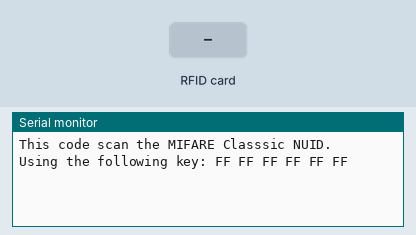
A sketch run on a simulated Arduino Uno, built with avr-gcc and run on an emulated ATmega328P. Parts: the last lines printed to the serial monitor. The test bench sets the inputs (shaded band).

Above: at 1.2 s.
1.3 s: RFID card 5E 7A 19 C4 held to the reader
At 2.2 s:
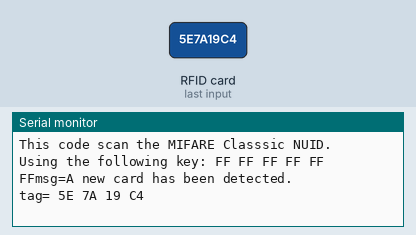
2.8 s: RFID card 5E 7A 19 C4 held to the reader
At 3.7 s:
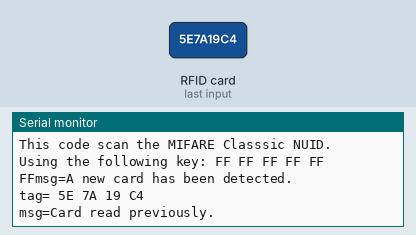

The sketch:

NFC_UID.ino
```cpp
/*
 * --------------------------------------------------------------------------------------------------------------------
 * Example sketch/program showing how to read new NUID from a PICC to serial.
 * --------------------------------------------------------------------------------------------------------------------
 *
 * Typical pin layout used:
 * --------------------------------------
 *             MFRC522      Teensy 3.6
 *             Reader/PCD
 * Signal      Pin          Pin
 * ---------------------------------------
 * RST/Reset   RST          9
 * SPI SS      SDA(SS)      10
 * SPI MOSI    MOSI         11
 * SPI MISO    MISO         12
 * SPI SCK     SCK          13
 */

#include <SPI.h>
#include <MFRC522.h>

#define SS_PIN 10
#define RST_PIN 9

MFRC522 rfid(SS_PIN, RST_PIN); // Instance of the class

MFRC522::MIFARE_Key key;

// Init array that will store new NUID
byte nuidPICC[4];

void setup() {
  Serial.begin(9600);
  SPI.begin(); // Init SPI bus
  rfid.PCD_Init(); // Init MFRC522

  for (byte i = 0; i < 6; i++) {
    key.keyByte[i] = 0xFF;
  }

  Serial.println(F("This code scan the MIFARE Classsic NUID."));
  Serial.print(F("Using the following key:"));
  printHex(key.keyByte, MFRC522::MF_KEY_SIZE);
}

void loop() {

  // Look for new cards
  if ( ! rfid.PICC_IsNewCardPresent())
    return;

  // Verify if the NUID has been readed
  if ( ! rfid.PICC_ReadCardSerial())
    return;

  if (rfid.uid.uidByte[0] != nuidPICC[0] ||
    rfid.uid.uidByte[1] != nuidPICC[1] ||
    rfid.uid.uidByte[2] != nuidPICC[2] ||
    rfid.uid.uidByte[3] != nuidPICC[3] ) {
    Serial.println(F("msg=A new card has been detected."));

    // Store NUID into nuidPICC array
    for (byte i = 0; i < 4; i++) {
      nuidPICC[i] = rfid.uid.uidByte[i];
    }

    Serial.print(F("tag="));
    printHex(rfid.uid.uidByte, rfid.uid.size);
    Serial.println();
  }
  else Serial.println(F("msg=Card read previously."));

  // Halt PICC
  rfid.PICC_HaltA();

  // Stop encryption on PCD
  rfid.PCD_StopCrypto1();
}


/**
 * Helper routine to dump a byte array as hex values to Serial.
 */
void printHex(byte *buffer, byte bufferSize) {
  for (byte i = 0; i < bufferSize; i++) {
    Serial.print(buffer[i] < 0x10 ? " 0" : " ");
    Serial.print(buffer[i], HEX);
  }
}

/**
 * Helper routine to dump a byte array as dec values to Serial.
 */
void printDec(byte *buffer, byte bufferSize) {
  for (byte i = 0; i < bufferSize; i++) {
    Serial.print(buffer[i] < 0x10 ? " 0" : " ");
    Serial.print(buffer[i], DEC);
  }
}
```

Measured:
- after the input at 1.3 s, the serial monitor: prints a new line at once (image 1)
- after the input at 2.8 s, the serial monitor: prints a new line at once (image 2)
